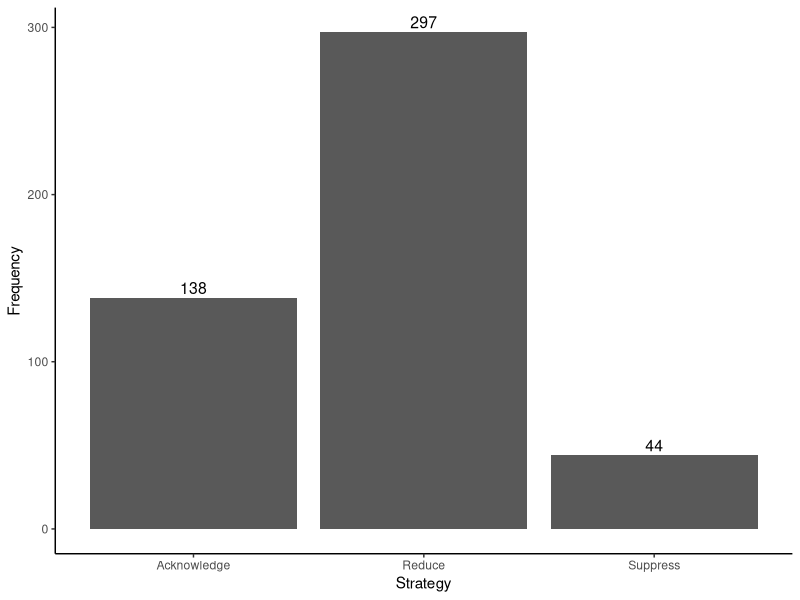
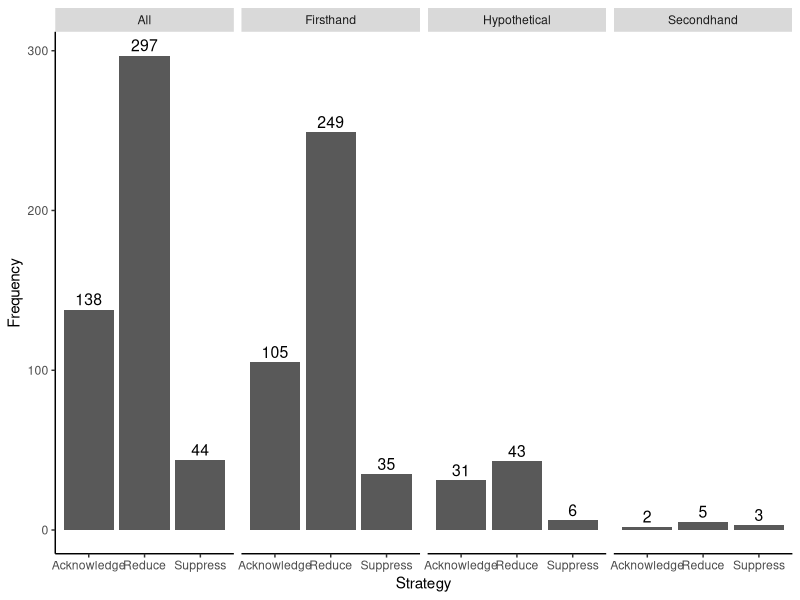
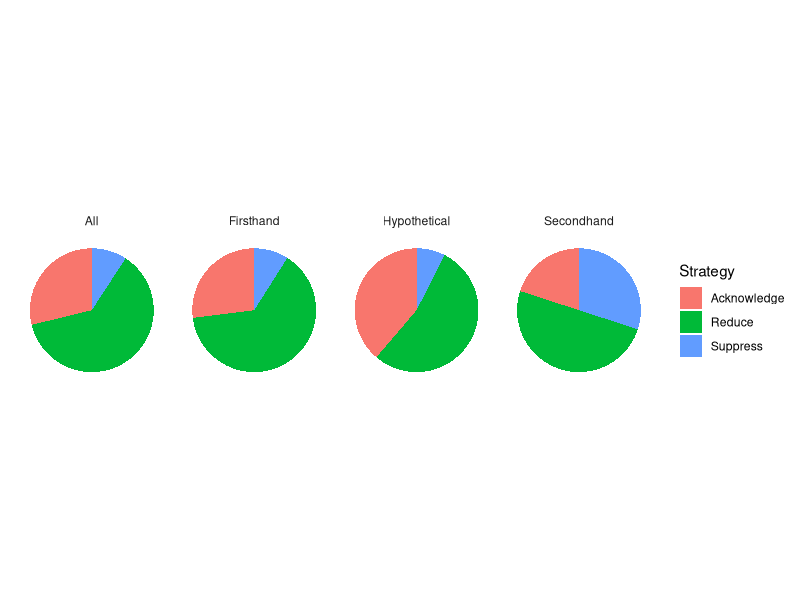
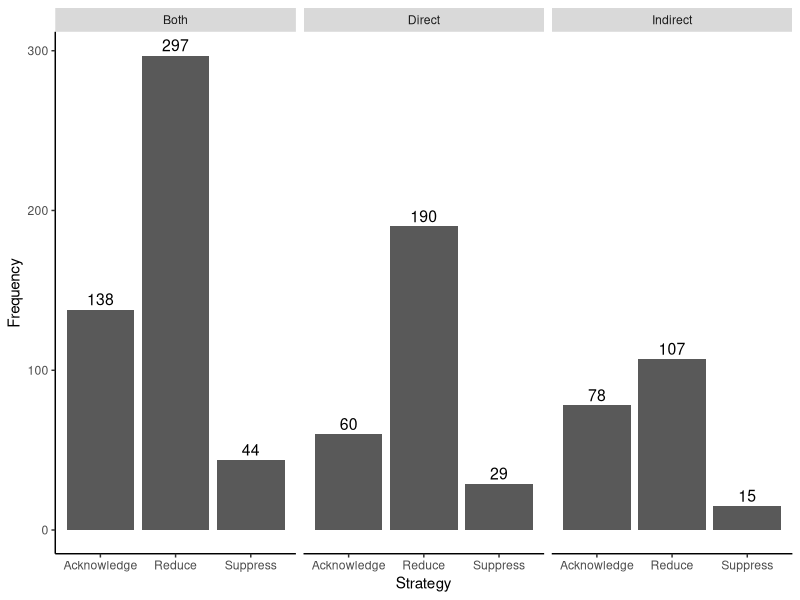
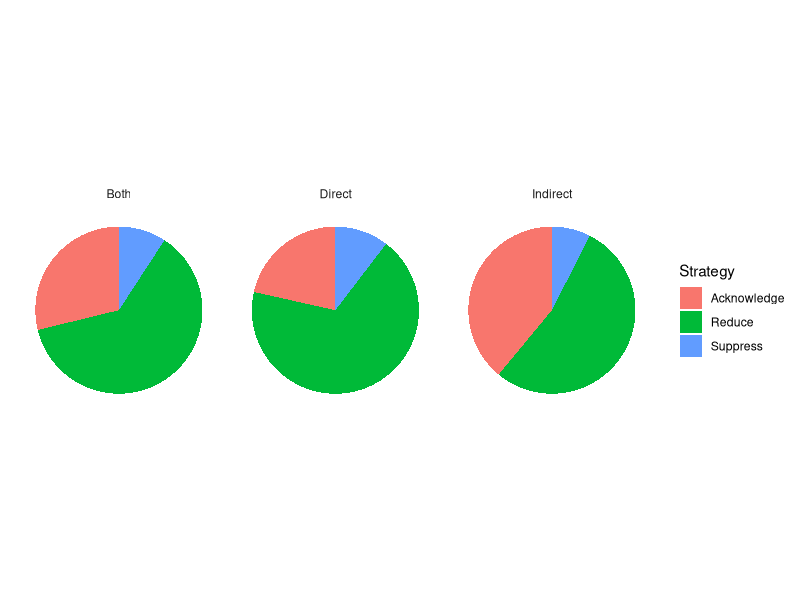
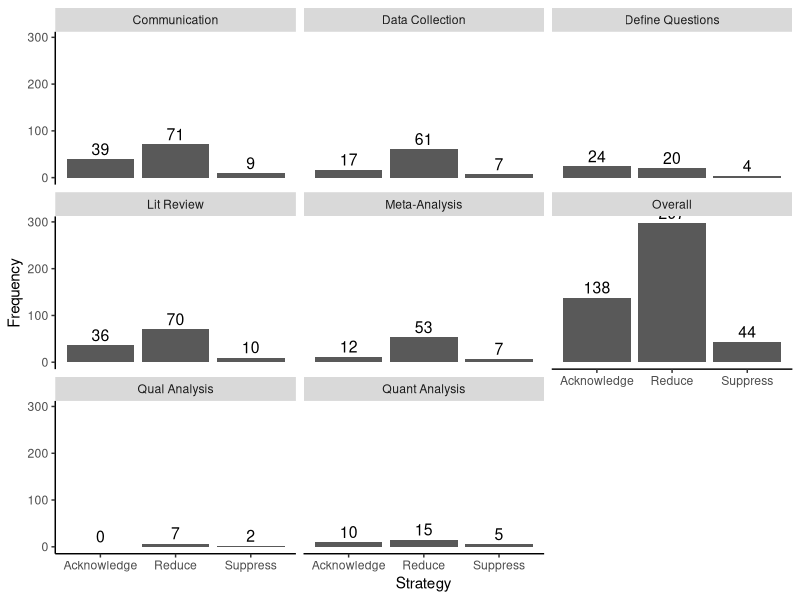
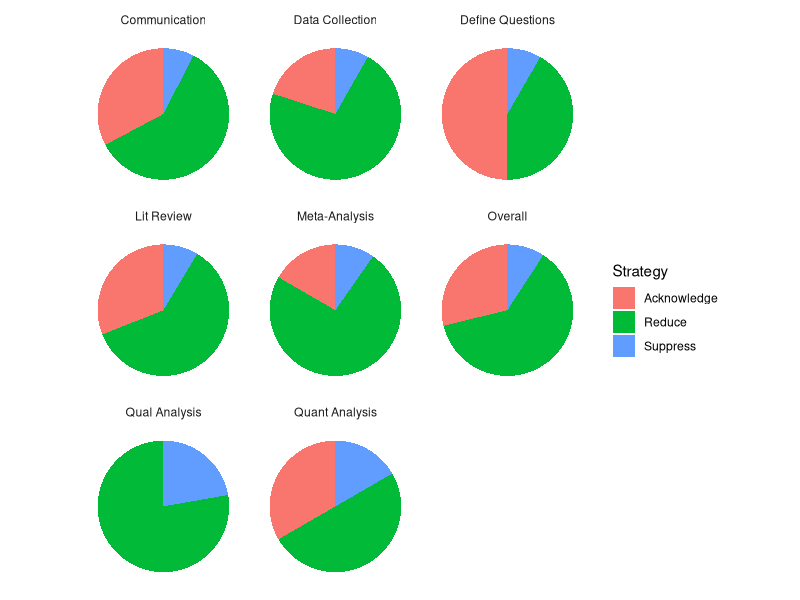
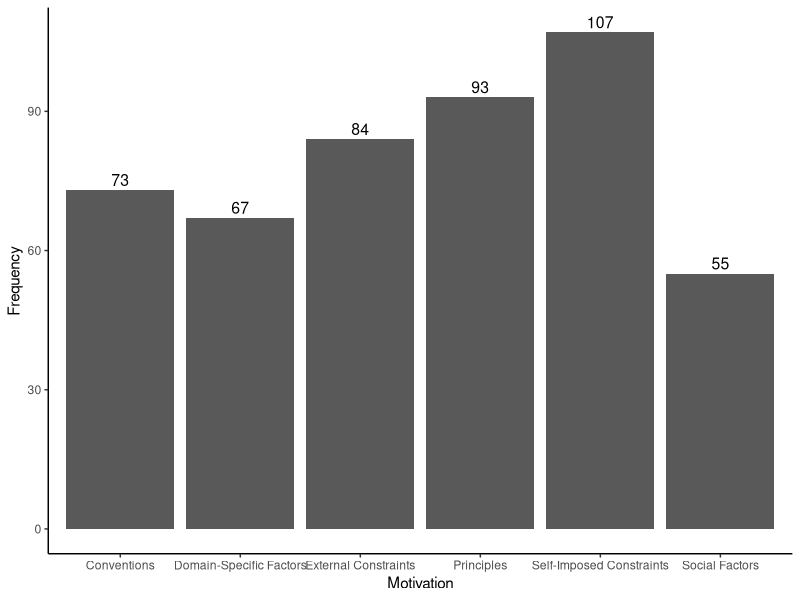

Write R code to recreate these figures, in order.
## ---- chunk 1
library(ggplot2)
library(dplyr)
knitr::opts_chunk$set(echo = TRUE)
## ---- chunk 2
codes <- read.csv(file="codes-anonymous.csv", header=TRUE, sep=",")
## ---- chunk 3
# counts of strategies
d.strat <- data.frame(
  "Strategy"=c('Acknowledge','Reduce','Suppress'),
  "Frequency"=c(sum(codes$Strategy=='Acknowledge'),sum(codes$Strategy=='Reduce'),sum(codes$Strategy=='Suppress')),
  "Percent"=c(sum(codes$Strategy=='Acknowledge'),sum(codes$Strategy=='Reduce'),sum(codes$Strategy=='Suppress'))/length(codes$Decision)*100
)
## ---- chunk 4
ggplot(d.strat, aes(x=Strategy,y=Frequency)) + geom_bar(stat = 'identity') + geom_text(aes(label=Frequency),position=position_dodge(width=0.9), size=4, vjust=-0.35) + theme(panel.background = element_blank(), axis.line = element_line(colour = "black"))
## ---- chunk 5
# add column to data table of strategies for type of mention
d.strat.mention <- cbind(d.strat,"Mention"=c("All","All","All"))

# get counts of strategies for:
# firsthand accounts
codes.firsthand <- codes %>% filter(Mention=="Firsthand")
d.strat.mention <- rbind(d.strat.mention, data.frame(
  "Strategy"=c('Acknowledge','Reduce','Suppress'),
  "Frequency"=c(sum(codes.firsthand$Strategy=='Acknowledge'),sum(codes.firsthand$Strategy=='Reduce'),sum(codes.firsthand$Strategy=='Suppress')),
    "Percent"=c(sum(codes.firsthand$Strategy=='Acknowledge'),sum(codes.firsthand$Strategy=='Reduce'),sum(codes.firsthand$Strategy=='Suppress'))/length(codes.firsthand$Decision)*100,
  "Mention"=c("Firsthand","Firsthand","Firsthand")
))
# secondhand accounts
codes.secondhand <- codes %>% filter(Mention=="Secondhand")
d.strat.mention <- rbind(d.strat.mention, data.frame(
  "Strategy"=c('Acknowledge','Reduce','Suppress'),
  "Frequency"=c(sum(codes.secondhand$Strategy=='Acknowledge'),sum(codes.secondhand$Strategy=='Reduce'),sum(codes.secondhand$Strategy=='Suppress')),
  "Percent"=c(sum(codes.secondhand$Strategy=='Acknowledge'),sum(codes.secondhand$Strategy=='Reduce'),sum(codes.secondhand$Strategy=='Suppress'))/length(codes.secondhand$Decision)*100,
  "Mention"=c("Secondhand","Secondhand","Secondhand")
))
# hypothetical accounts
codes.hypothetical <- codes %>% filter(Mention=="Hypothetical")
d.strat.mention <- rbind(d.strat.mention, data.frame(
  "Strategy"=c('Acknowledge','Reduce','Suppress'),
  "Frequency"=c(sum(codes.hypothetical$Strategy=='Acknowledge'),sum(codes.hypothetical$Strategy=='Reduce'),sum(codes.hypothetical$Strategy=='Suppress')),
  "Percent"=c(sum(codes.hypothetical$Strategy=='Acknowledge'),sum(codes.hypothetical$Strategy=='Reduce'),sum(codes.hypothetical$Strategy=='Suppress'))/length(codes.hypothetical$Decision)*100,
  "Mention"=c("Hypothetical","Hypothetical","Hypothetical")
))
## ---- chunk 6
ggplot(d.strat.mention, aes(x=Strategy,y=Frequency)) + 
  geom_bar(stat = 'identity') + 
  geom_text(aes(label=Frequency),position=position_dodge(width=0.9), size=4, vjust=-0.35) + 
  theme(panel.background = element_blank(), axis.line = element_line(colour = "black")) + 
  facet_grid(~ Mention)

ggplot(d.strat.mention, aes(x="", y=Percent, fill=Strategy)) +
  geom_bar(width = 1, stat = "identity") +
  coord_polar("y", start = 0) +
  # geom_text(aes(label = round(Percent,digits=1)), size=4) +
  theme_minimal() + 
  theme(axis.title.x = element_blank(), axis.title.y = element_blank(), panel.border = element_blank(), panel.grid=element_blank(),
  axis.ticks = element_blank(), plot.title=element_text(size=14, face="bold"), axis.text.x=element_blank()) +
  facet_grid(~ Mention)
## ---- chunk 7
# add column to data table of strategies for type of mention
d.strat.impact <- cbind(d.strat,"Impact"=c("Both","Both","Both"))

# get counts of strategies for decisions with:
# direct impact
codes.direct <- codes %>% filter(Impact=="Direct")
d.strat.impact <- rbind(d.strat.impact, data.frame(
  "Strategy"=c('Acknowledge','Reduce','Suppress'),
  "Frequency"=c(sum(codes.direct$Strategy=='Acknowledge'),sum(codes.direct$Strategy=='Reduce'),sum(codes.direct$Strategy=='Suppress')),
  "Percent"=c(sum(codes.direct$Strategy=='Acknowledge'),sum(codes.direct$Strategy=='Reduce'),sum(codes.direct$Strategy=='Suppress'))/length(codes.direct$Decision)*100,
  "Impact"=c("Direct","Direct","Direct")
))
# indirect impact
codes.indirect <- codes %>% filter(Impact=="Indirect")
d.strat.impact <- rbind(d.strat.impact, data.frame(
  "Strategy"=c('Acknowledge','Reduce','Suppress'),
  "Frequency"=c(sum(codes.indirect$Strategy=='Acknowledge'),sum(codes.indirect$Strategy=='Reduce'),sum(codes.indirect$Strategy=='Suppress')),
  "Percent"=c(sum(codes.indirect$Strategy=='Acknowledge'),sum(codes.indirect$Strategy=='Reduce'),sum(codes.indirect$Strategy=='Suppress'))/length(codes.indirect$Decision)*100,
  "Impact"=c("Indirect","Indirect","Indirect")
))
## ---- chunk 8
ggplot(d.strat.impact, aes(x=Strategy,y=Frequency)) + 
  geom_bar(stat = 'identity') + 
  geom_text(aes(label=Frequency),position=position_dodge(width=0.9), size=4, vjust=-0.35) + 
  theme(panel.background = element_blank(), axis.line = element_line(colour = "black")) + 
  facet_grid(~ Impact)

ggplot(d.strat.impact, aes(x="", y=Percent, fill=Strategy)) +
  geom_bar(width = 1, stat = "identity") +
  coord_polar("y", start = 0) +
  # geom_text(aes(label = round(Percent,digits=1)), size=4) +
  theme_minimal() + 
  theme(axis.title.x = element_blank(), axis.title.y = element_blank(), panel.border = element_blank(), panel.grid=element_blank(),
  axis.ticks = element_blank(), plot.title=element_text(size=14, face="bold"), axis.text.x=element_blank()) +
  facet_grid(~ Impact)
## ---- chunk 9
# add column to data table of strategies for type of mention
d.strat.stage <- cbind(d.strat,"Stage"=c("Overall","Overall","Overall"))

# get counts of strategies at the stage of:
# questions
codes.questions <- codes %>% filter(Stage.of.Analysis=="Defining questions and objectives")
d.strat.stage <- rbind(d.strat.stage, data.frame(
  "Strategy"=c('Acknowledge','Reduce','Suppress'),
  "Frequency"=c(sum(codes.questions$Strategy=='Acknowledge'),sum(codes.questions$Strategy=='Reduce'),sum(codes.questions$Strategy=='Suppress')),
  "Percent"=c(sum(codes.questions$Strategy=='Acknowledge'),sum(codes.questions$Strategy=='Reduce'),sum(codes.questions$Strategy=='Suppress'))/length(codes.questions$Decision)*100,
  "Stage"=c("Define Questions","Define Questions","Define Questions")
))
# literature review
codes.review <- codes %>% filter(Stage.of.Analysis=="Literature review")
d.strat.stage <- rbind(d.strat.stage, data.frame(
  "Strategy"=c('Acknowledge','Reduce','Suppress'),
  "Frequency"=c(sum(codes.review$Strategy=='Acknowledge'),sum(codes.review$Strategy=='Reduce'),sum(codes.review$Strategy=='Suppress')),
  "Percent"=c(sum(codes.review$Strategy=='Acknowledge'),sum(codes.review$Strategy=='Reduce'),sum(codes.review$Strategy=='Suppress'))/length(codes.review$Decision)*100,
  "Stage"=c("Lit Review","Lit Review","Lit Review")
))
# data collection
codes.collect <- codes %>% filter(Stage.of.Analysis=="Data collection")
d.strat.stage <- rbind(d.strat.stage, data.frame(
  "Strategy"=c('Acknowledge','Reduce','Suppress'),
  "Frequency"=c(sum(codes.collect$Strategy=='Acknowledge'),sum(codes.collect$Strategy=='Reduce'),sum(codes.collect$Strategy=='Suppress')),
  "Percent"=c(sum(codes.collect$Strategy=='Acknowledge'),sum(codes.collect$Strategy=='Reduce'),sum(codes.collect$Strategy=='Suppress'))/length(codes.collect$Decision)*100,
  "Stage"=c("Data Collection","Data Collection","Data Collection")
))
# meta-analysis
codes.meta <- codes %>% filter(Stage.of.Analysis=="Meta-analysis")
d.strat.stage <- rbind(d.strat.stage, data.frame(
  "Strategy"=c('Acknowledge','Reduce','Suppress'),
  "Frequency"=c(sum(codes.meta$Strategy=='Acknowledge'),sum(codes.meta$Strategy=='Reduce'),sum(codes.meta$Strategy=='Suppress')),
  "Percent"=c(sum(codes.meta$Strategy=='Acknowledge'),sum(codes.meta$Strategy=='Reduce'),sum(codes.meta$Strategy=='Suppress'))/length(codes.meta$Decision)*100,
  "Stage"=c("Meta-Analysis","Meta-Analysis","Meta-Analysis")
))
# quantitative analysis
codes.quant <- codes %>% filter(Stage.of.Analysis=="Quantitative Analysis")
d.strat.stage <- rbind(d.strat.stage, data.frame(
  "Strategy"=c('Acknowledge','Reduce','Suppress'),
  "Frequency"=c(sum(codes.quant$Strategy=='Acknowledge'),sum(codes.quant$Strategy=='Reduce'),sum(codes.quant$Strategy=='Suppress')),
  "Percent"=c(sum(codes.quant$Strategy=='Acknowledge'),sum(codes.quant$Strategy=='Reduce'),sum(codes.quant$Strategy=='Suppress'))/length(codes.quant$Decision)*100,
  "Stage"=c("Quant Analysis","Quant Analysis","Quant Analysis")
))
# qualitative analysis
codes.qual <- codes %>% filter(Stage.of.Analysis=="Qualitative analysis")
d.strat.stage <- rbind(d.strat.stage, data.frame(
  "Strategy"=c('Acknowledge','Reduce','Suppress'),
  "Frequency"=c(sum(codes.qual$Strategy=='Acknowledge'),sum(codes.qual$Strategy=='Reduce'),sum(codes.qual$Strategy=='Suppress')),
  "Percent"=c(sum(codes.qual$Strategy=='Acknowledge'),sum(codes.qual$Strategy=='Reduce'),sum(codes.qual$Strategy=='Suppress'))/length(codes.qual$Decision)*100,
  "Stage"=c("Qual Analysis","Qual Analysis","Qual Analysis")
))
# communication
codes.comm <- codes %>% filter(Stage.of.Analysis=="Communication")
d.strat.stage <- rbind(d.strat.stage, data.frame(
  "Strategy"=c('Acknowledge','Reduce','Suppress'),
  "Frequency"=c(sum(codes.comm$Strategy=='Acknowledge'),sum(codes.comm$Strategy=='Reduce'),sum(codes.comm$Strategy=='Suppress')),
  "Percent"=c(sum(codes.comm$Strategy=='Acknowledge'),sum(codes.comm$Strategy=='Reduce'),sum(codes.comm$Strategy=='Suppress'))/length(codes.comm$Decision)*100,
  "Stage"=c("Communication","Communication","Communication")
))
## ---- chunk 10
ggplot(d.strat.stage, aes(x=Strategy,y=Frequency)) + 
  geom_bar(stat = 'identity') + 
  geom_text(aes(label=Frequency),position=position_dodge(width=0.9), size=4, vjust=-0.35) + 
  theme(panel.background = element_blank(), axis.line = element_line(colour = "black")) + 
  facet_wrap(~ Stage)

ggplot(d.strat.stage, aes(x="", y=Percent, fill=Strategy)) +
  geom_bar(width = 1, stat = "identity") +
  coord_polar("y", start = 0) +
  # geom_text(aes(label = round(Percent,digits=1)), size=4) +
  theme_minimal() + 
  theme(axis.title.x = element_blank(), axis.title.y = element_blank(), panel.border = element_blank(), panel.grid=element_blank(),
  axis.ticks = element_blank(), plot.title=element_text(size=14, face="bold"), axis.text.x=element_blank()) +
  facet_wrap(~ Stage)
## ---- chunk 11
unique(codes$Reason)
## ---- chunk 12
# add a column to the data table for motivations
codes$Motivation <- with(codes, 
                         ifelse(Reason %in% c("Consistency", "Reproducibility", "Completeness"), "Principles",
                            ifelse(Reason %in% c("Confidence through concensus", "Ease of understanding"), "Social Factors",
                               ifelse(Reason %in% c("Domain knowledge", "Conceptual clarity"), "Domain-Specific Factors",
                                  ifelse(Reason %in% c("Statistical power", "Convention"), "Conventions",
                                     ifelse(Reason %in% c("Research questions", "Caution", "Preference", "Lack of knowledge"), "Self-Imposed Constraints",
                                        "External Constraints"
                                     )
                                  )
                               )
                            )
                         )
                    )

## ---- chunk 13
# counts of strategies
d.motive <- data.frame(
  "Motivation"=c("Principles","Social Factors","Domain-Specific Factors","Conventions","Self-Imposed Constraints","External Constraints"),
  "Frequency"=c(sum(codes$Motivation=="Principles"),sum(codes$Motivation=="Social Factors"),sum(codes$Motivation=="Domain-Specific Factors"),sum(codes$Motivation=="Conventions"),sum(codes$Motivation=="Self-Imposed Constraints"),sum(codes$Motivation=="External Constraints")),
  "Percent"=c(sum(codes$Motivation=="Principles"),sum(codes$Motivation=="Social Factors"),sum(codes$Motivation=="Domain-Specific Factors"),sum(codes$Motivation=="Conventions"),sum(codes$Motivation=="Self-Imposed Constraints"),sum(codes$Motivation=="External Constraints"))/length(codes$Decision)*100
)
## ---- chunk 14
ggplot(d.motive, aes(x=Motivation,y=Frequency)) + 
  geom_bar(stat = 'identity') + 
  geom_text(aes(label=Frequency),position=position_dodge(width=0.9), size=4, vjust=-0.35) + 
  theme(panel.background = element_blank(), axis.line = element_line(colour = "black"))
## ---- chunk 15
ggplot(codes, aes(x=Motivation,fill=Reason)) + 
  geom_bar(stat = 'count') + 
  theme(panel.background = element_blank(), axis.line = element_line(colour = "black"))
## ---- chunk 16
# this one is kinda weird
ggplot(codes, aes(x=factor(1),fill=Reason)) + 
  geom_bar(width = 1) + 
  coord_polar("y", start = 0) +
  theme_minimal() + 
  theme(axis.title.x = element_blank(), axis.title.y = element_blank(), panel.border = element_blank(), panel.grid=element_blank(),
  axis.ticks = element_blank(), plot.title=element_text(size=14, face="bold"), axis.text.x=element_blank()) +
  facet_wrap(~ Motivation)
## ---- chunk 17
# add column to data table of strategies for type of mention
d.motive.strat <- cbind(d.motive,"Strategy"=c("All","All","All","All","All","All"))

# get counts of motivations for each strategy:
# acknowledge
codes.acknowledge <- codes %>% filter(Strategy=="Acknowledge")
d.motive.strat <- rbind(d.motive.strat, data.frame(
  "Motivation"=c("Principles","Social Factors","Domain-Specific Factors","Conventions","Self-Imposed Constraints","External Constraints"),
  "Frequency"=c(sum(codes.acknowledge$Motivation=="Principles"),sum(codes.acknowledge$Motivation=="Social Factors"),sum(codes.acknowledge$Motivation=="Domain-Specific Factors"),sum(codes.acknowledge$Motivation=="Conventions"),sum(codes.acknowledge$Motivation=="Self-Imposed Constraints"),sum(codes.acknowledge$Motivation=="External Constraints")),
  "Percent"=c(sum(codes.acknowledge$Motivation=="Principles"),sum(codes.acknowledge$Motivation=="Social Factors"),sum(codes.acknowledge$Motivation=="Domain-Specific Factors"),sum(codes.acknowledge$Motivation=="Conventions"),sum(codes.acknowledge$Motivation=="Self-Imposed Constraints"),sum(codes.acknowledge$Motivation=="External Constraints"))/length(codes.acknowledge$Decision)*100,
  "Strategy"=c("Acknowledge","Acknowledge","Acknowledge","Acknowledge","Acknowledge","Acknowledge")
))
# reduce
codes.reduce <- codes %>% filter(Strategy=="Reduce")
d.motive.strat <- rbind(d.motive.strat, data.frame(
  "Motivation"=c("Principles","Social Factors","Domain-Specific Factors","Conventions","Self-Imposed Constraints","External Constraints"),
  "Frequency"=c(sum(codes.reduce$Motivation=="Principles"),sum(codes.reduce$Motivation=="Social Factors"),sum(codes.reduce$Motivation=="Domain-Specific Factors"),sum(codes.reduce$Motivation=="Conventions"),sum(codes.reduce$Motivation=="Self-Imposed Constraints"),sum(codes.reduce$Motivation=="External Constraints")),
  "Percent"=c(sum(codes.reduce$Motivation=="Principles"),sum(codes.reduce$Motivation=="Social Factors"),sum(codes.reduce$Motivation=="Domain-Specific Factors"),sum(codes.reduce$Motivation=="Conventions"),sum(codes.reduce$Motivation=="Self-Imposed Constraints"),sum(codes.reduce$Motivation=="External Constraints"))/length(codes.reduce$Decision)*100,
  "Strategy"=c("Reduce","Reduce","Reduce","Reduce","Reduce","Reduce")
))
# suppress
codes.suppress <- codes %>% filter(Strategy=="Suppress")
d.motive.strat <- rbind(d.motive.strat, data.frame(
  "Motivation"=c("Principles","Social Factors","Domain-Specific Factors","Conventions","Self-Imposed Constraints","External Constraints"),
  "Frequency"=c(sum(codes.suppress$Motivation=="Principles"),sum(codes.suppress$Motivation=="Social Factors"),sum(codes.suppress$Motivation=="Domain-Specific Factors"),sum(codes.suppress$Motivation=="Conventions"),sum(codes.suppress$Motivation=="Self-Imposed Constraints"),sum(codes.suppress$Motivation=="External Constraints")),
  "Percent"=c(sum(codes.suppress$Motivation=="Principles"),sum(codes.suppress$Motivation=="Social Factors"),sum(codes.suppress$Motivation=="Domain-Specific Factors"),sum(codes.suppress$Motivation=="Conventions"),sum(codes.suppress$Motivation=="Self-Imposed Constraints"),sum(codes.suppress$Motivation=="External Constraints"))/length(codes.suppress$Decision)*100,
  "Strategy"=c("Suppress","Suppress","Suppress","Suppress","Suppress","Suppress")
))
## ---- chunk 18
ggplot(d.motive.strat, aes(x=Motivation,y=Frequency)) + 
  geom_bar(stat = 'identity') + 
  geom_text(aes(label=Frequency),position=position_dodge(width=0.9), size=4, vjust=-0.35) + 
  theme(panel.background = element_blank(), axis.line = element_line(colour = "black")) + 
  facet_wrap(~ Strategy)

ggplot(d.motive.strat, aes(x="", y=Percent, fill=Motivation)) +
  geom_bar(width = 1, stat = "identity") +
  coord_polar("y", start = 0) +
  # geom_text(aes(label = round(Percent,digits=1)), size=4) +
  theme_minimal() + 
  theme(axis.title.x = element_blank(), axis.title.y = element_blank(), panel.border = element_blank(), panel.grid=element_blank(),
  axis.ticks = element_blank(), plot.title=element_text(size=14, face="bold"), axis.text.x=element_blank()) +
  facet_wrap(~ Strategy)
